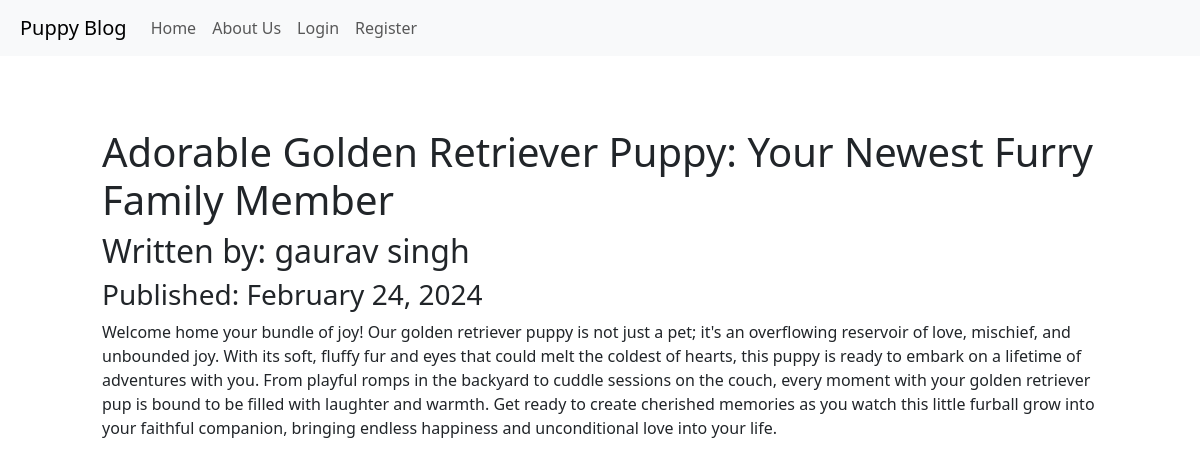
The page /1 on the database its author committed.
### puppycompanyblog/models.py (models this page shows, shortened)
class BlogPost(db.Model):
    __tablename__ = 'blog_post'  # Table name for the BlogPost model
    id = db.Column(db.Integer, primary_key=True)
    user_id = db.Column(db.Integer, db.ForeignKey('users.id'), nullable=False)
    date = db.Column(db.DateTime, nullable=False, default=datetime.utcnow)
    title = db.Column(db.String(255), nullable=False)
    text = db.Column(db.Text, nullable=False)
    users = db.relationship(User)

class User(db.Model, UserMixin):
    __tablename__ = 'users'  # Table name for the User model
    id = db.Column(db.Integer, primary_key=True)
    profile_image = db.Column(db.String(64), nullable=False, default='default_profile.png')
    email = db.Column(db.String(64), unique=True, index=True)
    username = db.Column(db.String(64), unique=True, index=True)
    password_hash = db.Column(db.String(128))
    posts = db.relationship('BlogPost', backref='author', lazy=True)

### puppycompanyblog/users/views.py (the view)
@users.route("/<username>")
def user_posts(username):
    page = request.args.get('page', 1, type=int)
    user = User.query.filter_by(username=username).first_or_404()
    blog_posts = BlogPost.query.filter_by(author=user).order_by(BlogPost.date.desc()).paginate(page=page, per_page=3)
    return render_template('user_blog_posts.html', blog_posts=blog_posts, user=user)

### puppycompanyblog/blog_posts/views.py (called while the page is built)
@blog_posts.route('/<int:blog_post_id>')
def blog_post(blog_post_id):
    blog_post = BlogPost.query.get_or_404(blog_post_id)
    return render_template('blog_post.html', title=blog_post.title,
                           date=blog_post.date,post=blog_post)

### puppycompanyblog/templates/blog_post.html (shortened to what this page needs)
{% extends "base.html" %}
{% block content %}
<div class="container">
    <div class="opaque-bg p-5">
        <h1>{{ title }}</h1>
        <h2>Written by: {{ post.author.username }}</h2>
        <h3>Published: {{ post.date.strftime('%B %d, %Y') }}</h3>
        <p>{{ post.text }}</p>
    </div>
</div>
{% endblock %}

### puppycompanyblog/templates/base.html (style rules this page uses)
body { background-image: url('https://cdn.pixabay.com/photo/2019/09/10/18/19/feather-4466943_1280.jpg'); background-size: cover; background-position: full center; background-repeat: no-repeat; }

### rows shown on the page
BlogPost: title "Adorable Golden Retriever Puppy: Your Newest Furry Family Member", date "February 24, 2024", text "Welcome home your bundle of joy! Our golden retriever puppy is not just a pet; it's an overflowing reservoir of love, mischief, and unbounded joy. With its soft, fluffy fur and eyes that could melt the coldest of hearts, this puppy is ready to embark on a lifetime of adventures with you. From playful romps in the backyard to cuddle sessions on the couch, every moment with your golden retriever pup is bound to be filled with laughter and warmth. Get ready to create cherished memories as you watch this little furball grow into your faithful companion, bringing endless happiness and unconditional love into your life."
User: author.username "gaurav singh"
